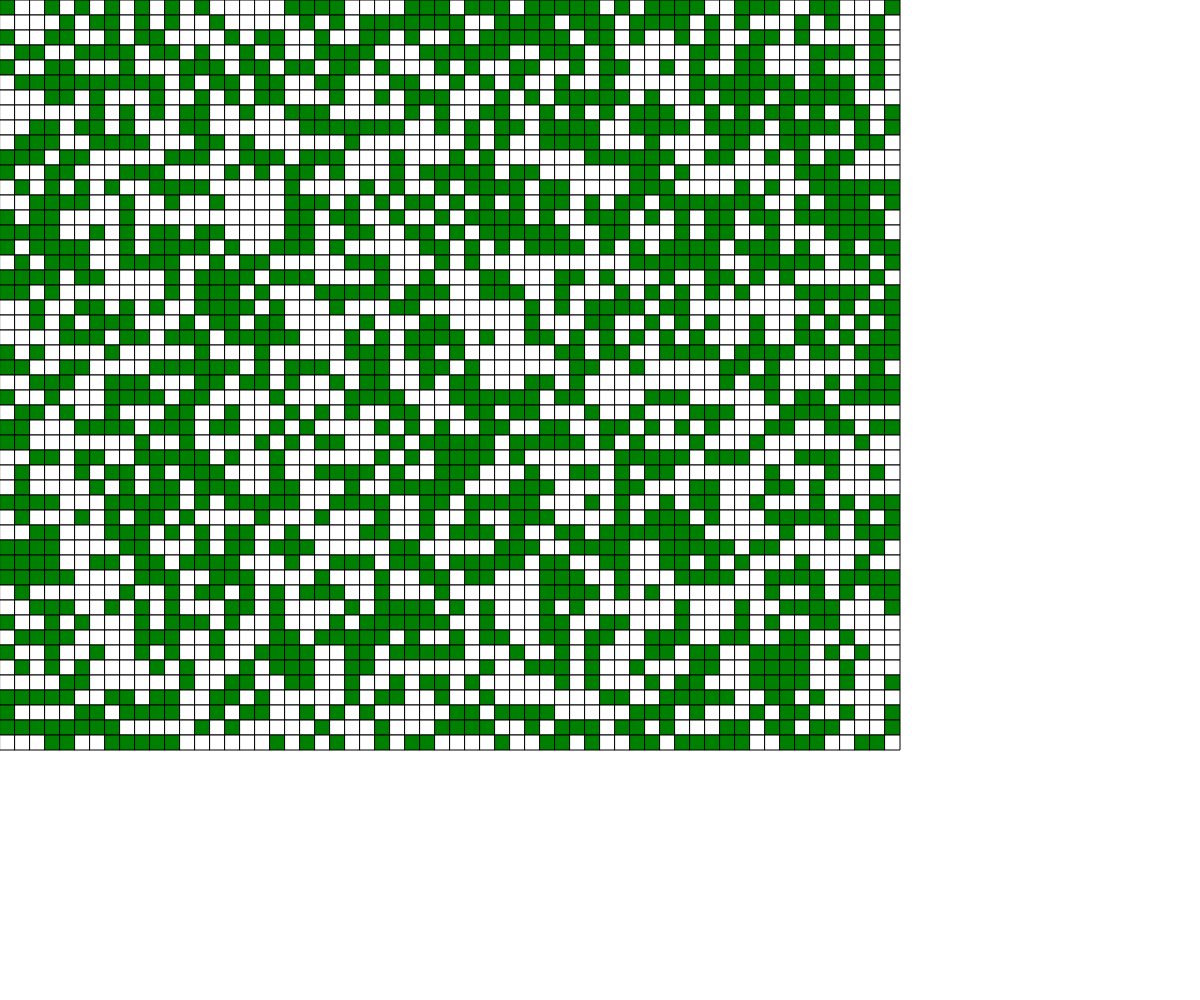
Frame 1 (no input)
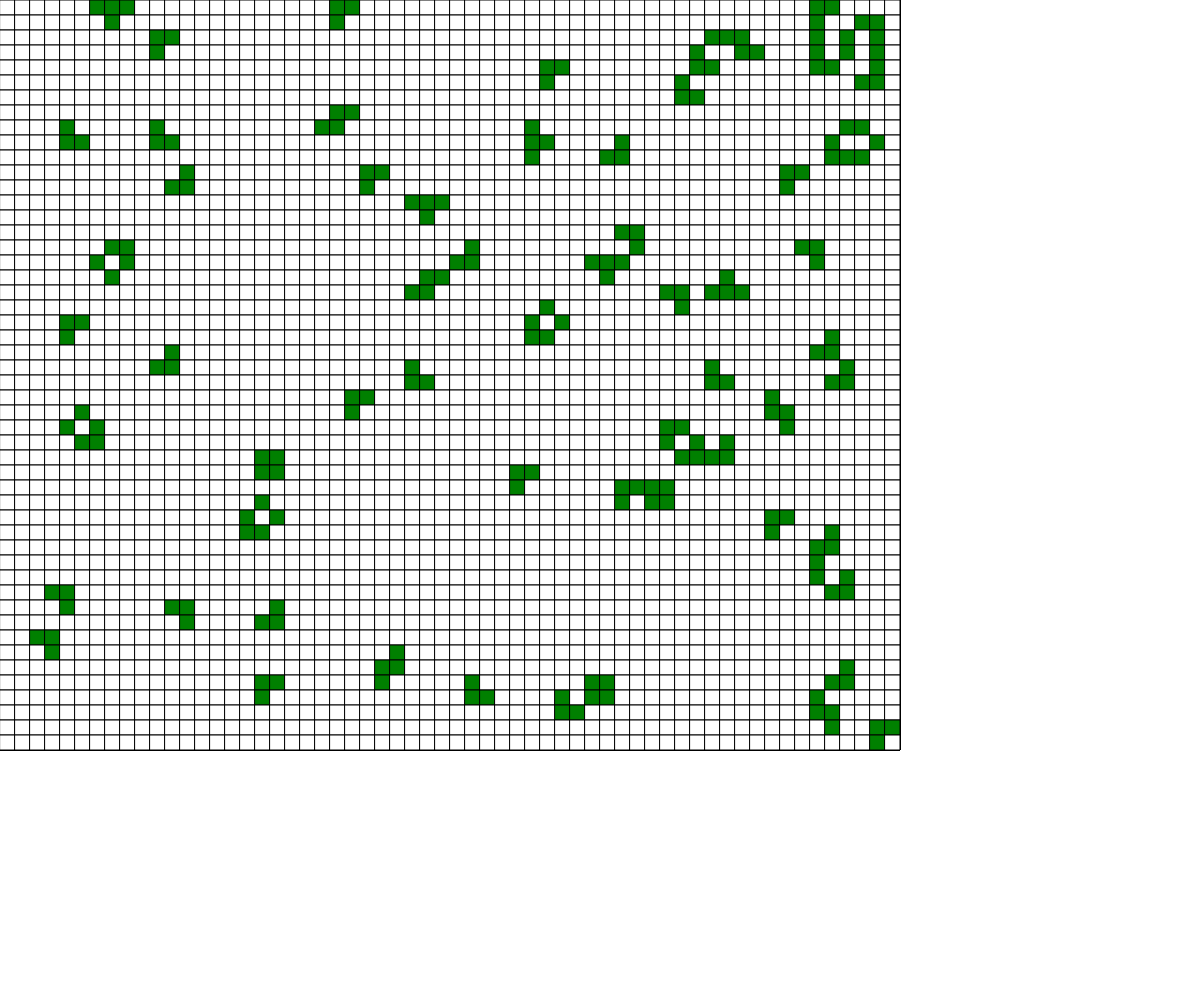
Frame 60 (no input)
Frame 120 (the mouse pressed at the canvas centre since frame 60): identical to frame 60, image omitted

The p5.js sketch that drew these frames (run headless with seeded random() and noise() and a simulated clock; from frame 60 on, the mouse is pressed at the canvas centre):

// p5.js sketch
// ── sketch.js
/*
Alex Pohorecky
Game of Life
March 19, 2018

Based on John Horton Conway's Game of Life (1970)

Basic Rules:

    1. Any live cell with less than two live neighbours dies on the next generation.
    2. Any live cell with two or three live neighbours lives on the next generation.
    3. Any live cell with greater than three live neighbours dies on the next generation.
    4. Any dead cell with exactly three neighbours becomes live on the next generation.

All of the rules work except for rule 4, which for some reason (I haven't been able 
to figure out why) doesn't grow a new cell with 3 neighbours, but still grows cells.

*/

let stopped = false;

let currentGeneration;
let nextGeneration;


let worldColumns = 60;
let worldRows = 50;
let resolution = 15;

function setup() {
  createCanvas(windowWidth, windowHeight);
  document.body.style.overflow = 'hidden';
  currentGeneration = create2DArray(worldColumns, worldRows);
  nextGeneration = create2DArray(worldColumns, worldRows);
  for (let i = 0; i < worldColumns; i++) {
    for (let j = 0; j < worldRows; j++) {
      currentGeneration[i][j] = floor(random(2));
    }
  }
  console.table(currentGeneration);
  stopped = true;
}

function draw() {

  animateCells(currentGeneration, worldColumns, worldRows, resolution);
  //computeCells(currentGeneration, nextGeneration, worldColumns, worldRows);
  for (let x = 0; x < worldColumns; x++){
    for (let y = 0; y < worldRows; y++){
      let state = currentGeneration[x][y];
      let currentCellNeighbours = countNeighbours(currentGeneration, x, y);
        if (state === 1) {
          if (currentCellNeighbours > 3 || currentCellNeighbours < 2) {
            nextGeneration[x][y] = 0;
          } else {
            nextGeneration[x][y] = 1;
          }
        } else if (state === 0){
          if (currentCellNeighbours === 3) {
            nextGeneration[x][y] = 1;
          } else {
            nextGeneration[x][y] = 0;
          }
        }

      }
    }
    currentGeneration = nextGeneration;

  }

function create2DArray(arrayWidth, arrayHeight) {
  empty2DArray = new Array(arrayWidth);
  for (let i = 0; i < arrayWidth; i++) {
    empty2DArray[i] = new Array(arrayHeight);
  }
  return empty2DArray;
}

function countNeighbours(grid, cellX, cellY){
  let neighbours = 0;
  for (let i = -1; i < 2; i++) {
    for (let j = -1; j < 2; j++) {
      if (grid[cellX + i] != undefined && grid[cellX + i][cellY + j] != undefined) {
        neighbours += grid[cellX + i][cellY + j];
      }
    }
  }
  return neighbours - 1;
}

function animateCells(seeded2DArray, numOfColumns, numOfRows, cellSize){
  for (let x = 0; x < numOfColumns; x++) {
    for (let y = 0; y < numOfRows; y++) {
      if (seeded2DArray[x][y] === 0) {
        fill(255);
      } else if (seeded2DArray[x][y] === 1) {
        fill("green");
      }
      rect(x * cellSize, y * cellSize, cellSize, cellSize);
    }
  }
}
function computeCells(seeded2DArray, nextGenArray, numOfColumns, numOfRows){
  for (let x = 0; x < numOfColumns; x++){
    for (let y = 0; y < worldRows; y++){
        let currentCellNeighbours = countNeighbours(seeded2DArray, x, y);
        if (seeded2DArray[x][y] === 1) {
          if (currentCellNeighbours > 3 || currentCellNeighbours < 2) {
            nextGenArray[x][y] = 0;
          } else {
            nextGenArray[x][y] = 1;
          }
        } else {
          if (currentCellNeighbours === 3) {
            nextGenArray[x][y] = 1;
          } else {
            nextGenArray[x][y] = 0;
          }
        }

      }
    }
    seeded2DArray = nextGenArray;
}
